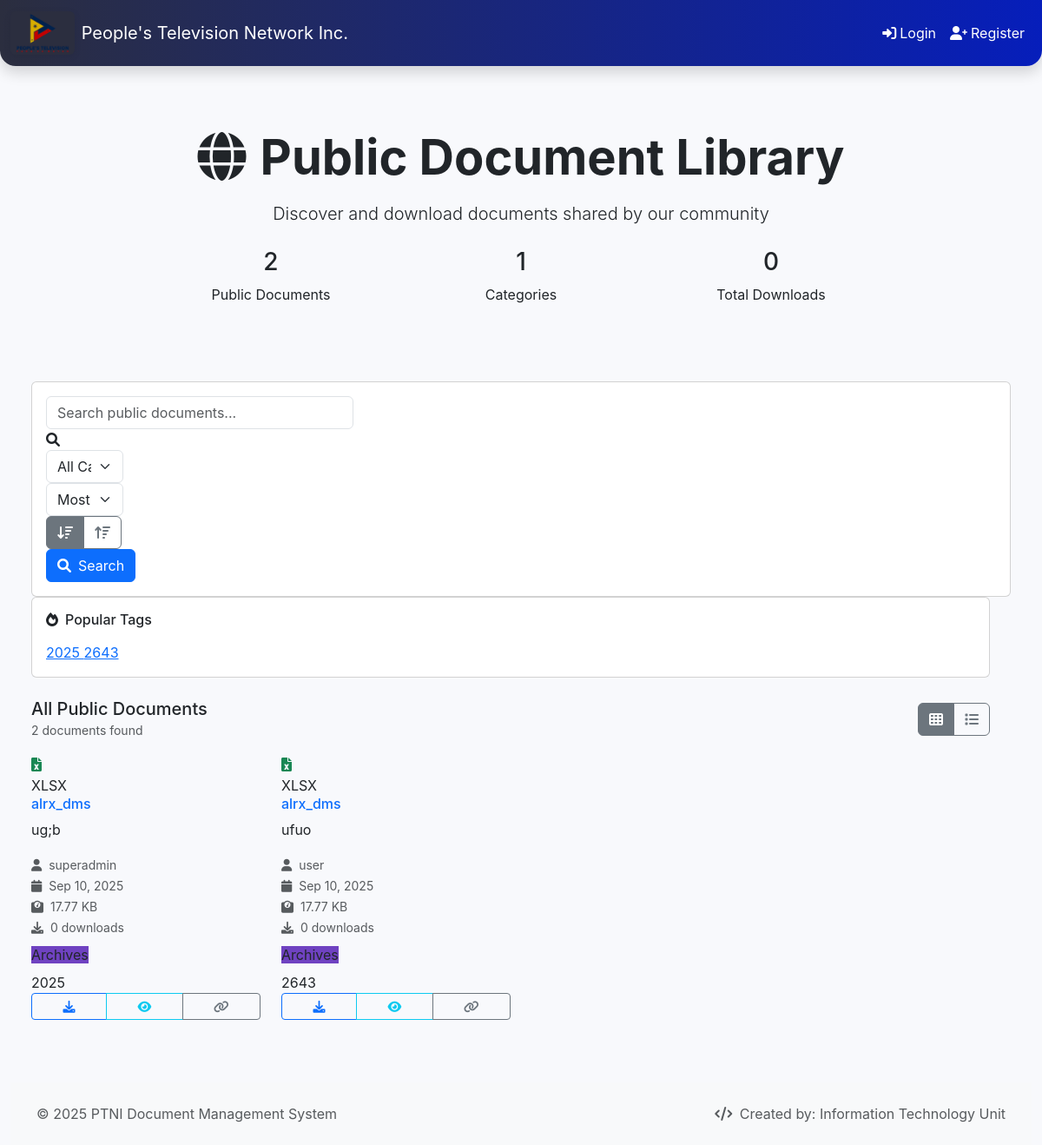
Screenshot of /browse.php with the database file from the repository.
### tables this page shows
CREATE TABLE `documents` (
  `id` int(11) NOT NULL,
  `title` varchar(255) NOT NULL,
  `description` text DEFAULT NULL,
  `filename` varchar(255) NOT NULL,
  `original_name` varchar(255) NOT NULL,
  `file_size` bigint(20) NOT NULL,
  `file_type` varchar(10) NOT NULL,
  `mime_type` varchar(100) DEFAULT NULL,
  `category_id` int(11) DEFAULT NULL,
  `division_id` int(11) DEFAULT NULL,
  `user_id` int(11) NOT NULL,
  `downloads` int(11) DEFAULT 0,
  `is_public` tinyint(1) DEFAULT 0,
  `tags` text DEFAULT NULL,
  `created_at` timestamp NOT NULL DEFAULT current_timestamp(),
  `updated_at` timestamp NOT NULL DEFAULT current_timestamp() ON UPDATE current_timestamp()
);

CREATE TABLE `users` (
  `id` int(11) NOT NULL,
  `username` varchar(50) NOT NULL,
  `email` varchar(100) NOT NULL,
  `password` varchar(255) NOT NULL,
  `full_name` varchar(100) NOT NULL,
  `role` enum('user','admin','superadmin') NOT NULL,
  `status` enum('active','inactive','suspended') DEFAULT 'active',
  `last_login` timestamp NULL DEFAULT NULL,
  `avatar` varchar(255) DEFAULT NULL,
  `created_at` timestamp NOT NULL DEFAULT current_timestamp(),
  `updated_at` timestamp NOT NULL DEFAULT current_timestamp() ON UPDATE current_timestamp(),
  `last_session_id` varchar(64) DEFAULT NULL,
  `last_login_ip` varchar(45) DEFAULT NULL
);

CREATE TABLE `categories` (
  `id` int(11) NOT NULL,
  `name` varchar(100) NOT NULL,
  `description` text DEFAULT NULL,
  `color` varchar(7) DEFAULT '#007bff',
  `icon` varchar(50) DEFAULT 'fas fa-folder',
  `created_at` timestamp NOT NULL DEFAULT current_timestamp()
);

### browse.php (the view, shortened to what the rows shown need)
<?php
require_once 'includes/functions.php';
$category_filter = isset($_GET['category']) ? (int)$_GET['category'] : 0;
$search_query = isset($_GET['search']) ? sanitize($_GET['search']) : '';
$sort_by = isset($_GET['sort']) ? sanitize($_GET['sort']) : 'downloads';
$sort_order = isset($_GET['order']) && $_GET['order'] === 'asc' ? 'ASC' : 'DESC';
$page = isset($_GET['page']) ? max(1, (int)$_GET['page']) : 1;
$per_page = 12;
$offset = ($page - 1) * $per_page;
$where_conditions = ['is_public = 1'];
$params = [];
$where_clause = implode(' AND ', $where_conditions);
try {
    $sql = "
        SELECT d.*, c.name as category_name, c.color as category_color,
               u.username, u.full_name
        FROM documents d
        LEFT JOIN categories c ON d.category_id = c.id
        LEFT JOIN users u ON d.user_id = u.id
        WHERE $where_clause
        ORDER BY d.$sort_by $sort_order
        LIMIT $per_page OFFSET $offset
    ";
    $stmt = $db->prepare($sql);
    $stmt->execute($params);
    $documents = $stmt->fetchAll();
} catch (PDOException $e) {
    $documents = [];
    $categories = [];
    $popular_tags = [];
    $total_documents = 0;
    $total_pages = 0;
}
require_once 'includes/header.php';
?>
<div class="container-fluid px-4">
    <div class="row mb-4">
        <div class="col-12">
            <div class="hero-section">
                <div class="hero-content text-center py-5">
                    <h1 class="display-4 fw-bold mb-3">
                        <i class="fas fa-globe me-3"></i>Public Document Library
                    </h1>
                </div>
            </div>
        </div>
    </div>
    <?php if (empty($documents)): ?>
        <div class="row">
            <div class="col-12">
                <div class="empty-state text-center py-5">
                    <div class="empty-icon mb-4">
                        <i class="fas fa-search" style="font-size: 4rem; color: #dee2e6;"></i>
                    </div>
                    <h4 class="text-muted">No documents found</h4>
                    <p class="text-muted mb-4">
                        <?php if ($search_query || $category_filter): ?>
                            Try adjusting your search criteria or browse all documents.
                        <?php else: ?>
                            There are no public documents available at the moment.
                        <?php endif; ?>
                    </p>
                    <?php if ($search_query || $category_filter): ?>
                        <a href="browse.php" class="btn btn-primary">
                            <i class="fas fa-globe me-2"></i>Browse All Documents
                        </a>
                    <?php endif; ?>
                </div>
            </div>
        </div>
    <?php else: ?>
        <div class="documents-grid" id="gridView">
            <div class="row">
                <?php foreach ($documents as $doc): ?>
                    <div class="col-lg-3 col-md-4 col-sm-6 mb-4">
                        <div class="document-card h-100">
                            <div class="document-header">
                                <div class="document-icon">
                                    <i class="<?php echo getFileIcon($doc['file_type']); ?>"></i>
                                </div>
                                <div class="document-type">
                                    <?php echo strtoupper($doc['file_type']); ?>
                                </div>
                            </div>
                            <div class="document-body">
                                <h6 class="document-title" title="<?php echo htmlspecialchars($doc['title']); ?>">
                                    <a href="view.php?id=<?php echo $doc['id']; ?>" class="text-decoration-none">
                                        <?php echo htmlspecialchars($doc['title']); ?>
                                    </a>
                                </h6>
                                <?php if ($doc['description']): ?>
                                    <p class="document-description">
                                        <?php echo htmlspecialchars(substr($doc['description'], 0, 100)); ?>
                                    </p>
                                <?php endif; ?>
                                <div class="document-meta">
                                    <small class="text-muted">
                                        <i class="fas fa-user me-1"></i>
                                        <?php echo htmlspecialchars($doc['full_name'] ?: $doc['username']); ?>
                                    </small>
                                    <br>
                                    <small class="text-muted">
                                        <i class="fas fa-calendar me-1"></i>
                                        <?php echo date('M j, Y', strtotime($doc['created_at'])); ?>
                                    </small>
                                    <br>
                                    <small class="text-muted">
                                        <i class="fas fa-weight me-1"></i>
                                        <?php echo formatFileSize($doc['file_size']); ?>
                                    </small>
                                    <br>
                                    <small class="text-muted">
                                        <i class="fas fa-download me-1"></i>
                                        <?php echo number_format($doc['downloads']); ?> downloads
                                    </small>
                                </div>
                                <?php if ($doc['category_name']): ?>
                                    <div class="mt-2">
                                        <span class="category-pill" style="background-color: <?php echo $doc['category_color']; ?>">
                                            <?php echo htmlspecialchars($doc['category_name']); ?>
                                        </span>
                                    </div>
                                <?php endif; ?>
                                <?php if ($doc['tags']): ?>
                                    <div class="document-tags mt-2">
                                        <?php
                                        $tags = explode(',', $doc['tags']);
                                        foreach (array_slice($tags, 0, 2) as $tag):
                                            $tag = trim($tag);
                                            if (!empty($tag)):
                                        ?>
                                            <span class="tag-pill"><?php echo htmlspecialchars($tag); ?></span>
                                        <?php
                                            endif;
                                        endforeach;
                                        ?>
                                    </div>
                                <?php endif; ?>
                            </div>
                            <div class="document-footer">
                                <div class="btn-group w-100" role="group">
                                    <a href="api/download.php?id=<?php echo $doc['id']; ?>"
                                       class="btn btn-outline-primary btn-sm">
                                        <i class="fas fa-download"></i>
                                    </a>
                                    <a href="view.php?id=<?php echo $doc['id']; ?>"
                                       class="btn btn-outline-info btn-sm">
                                        <i class="fas fa-eye"></i>
                                    </a>
                                    <button type="button" class="btn btn-outline-secondary btn-sm"
                                            onclick="copyLink('<?php echo getBaseUrl(); ?>/view.php?id=<?php echo $doc['id']; ?>')">
                                        <i class="fas fa-link"></i>
                                    </button>
                                </div>
                            </div>
                        </div>
                    </div>
                <?php endforeach; ?>
            </div>
        </div>
    <?php endif; ?>
</div>
<?php require_once 'includes/footer.php'; ?>

### rows the page displays
documents: file_type "XLSX", title "alrx_dms", description "ug;b", user.full_name "superadmin", created_at "Sep 10, 2025", file_size "17.77 KB", downloads "0", category.name "Archives", tags "2025"
documents: file_type "XLSX", title "alrx_dms", description "ufuo", user.full_name "user", created_at "Sep 10, 2025", file_size "17.77 KB", downloads "0", category.name "Archives", tags "2643"

### other values shown
$total_documents "2"
count($categories) "1"
$total_downloads "0"
$tag "2025"
$tag "2643"
